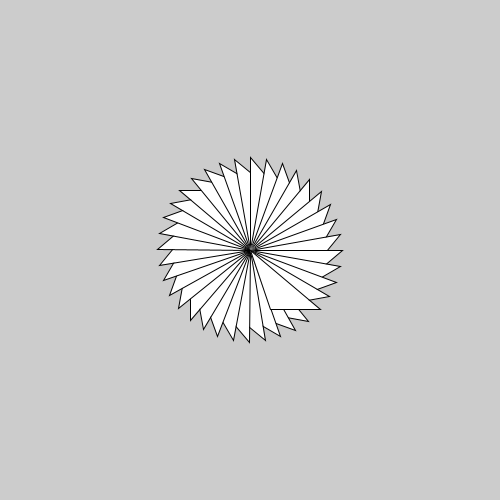
Frame 1 (no input)
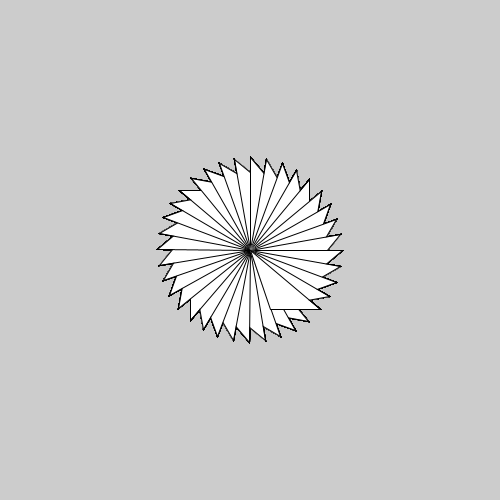
Frame 60 (the mouse pressed at the canvas centre just before this capture)
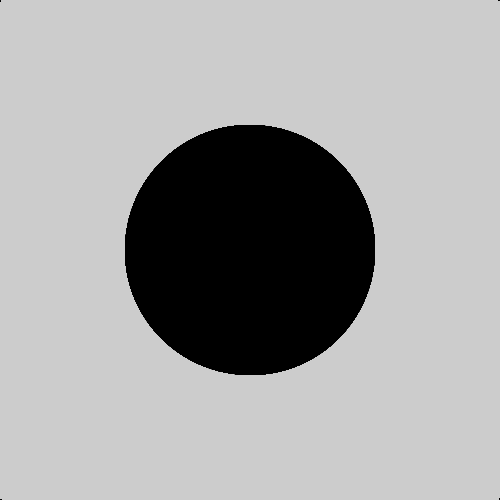
Frame 120 (the mouse held since frame 60 and released just before this capture)

The Processing sketch that drew these frames (run headless with seeded random() and noise(); from frame 60 on, the mouse is pressed at the canvas centre):

// Processing sketch: processing_98176
// ── processing_98176.pde

void setup()
{
  size(500,500);
  smooth();
  

}
 
void draw()
{
  
  //création d'une variable rotative
  
int VR1;
VR1 = mouseX;
int VR2;
VR2= mouseY;

fill(255);
translate(width/2, height/2);
for (int i=0;i<360;i+=10){
rotate(radians(10));
triangle(VR1, VR2, VR1+70, VR2+60, VR1+20, VR2+60);}


//création d'une variable de cercle

fill (0);
ellipse(0,0,mouseX,mouseX);




}
